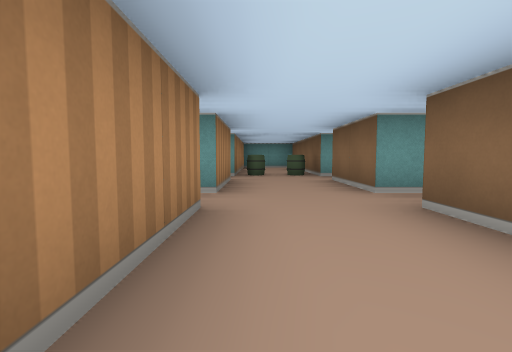
View 1 (above)

16 first-person views from a walk through a cub3D ray-caster map. The camera is about half as high as the walls, tilts 4° down and sees 85° across. The floor is counted in squares. Each view is taken from the middle of a square. On the plan, view 1 faces up. The plan holds only what a view shows up to about 9 squares ahead; the rest is blank.

View 2
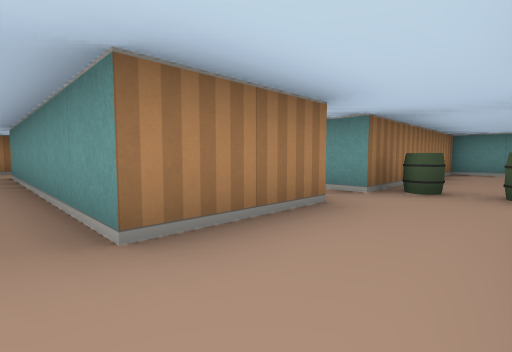

View 3
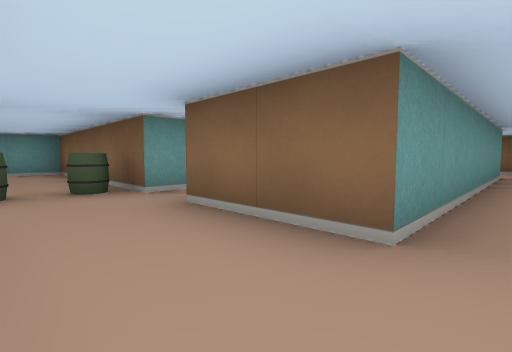

View 4
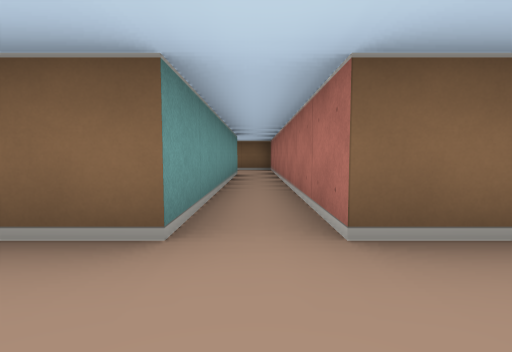

View 5
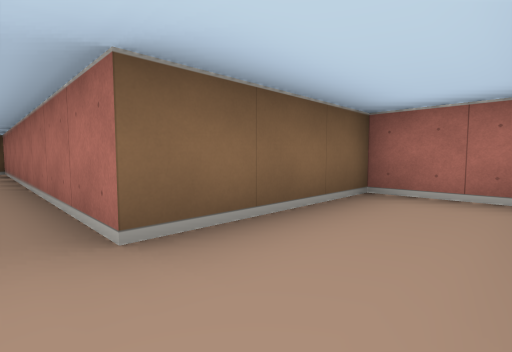

View 6
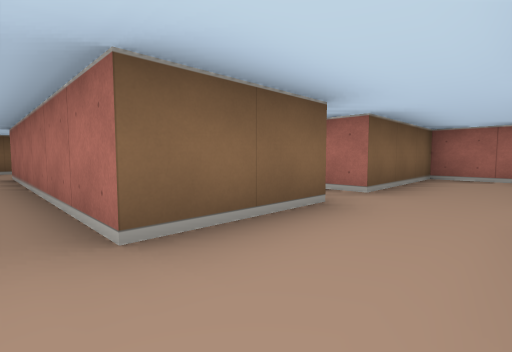

View 7
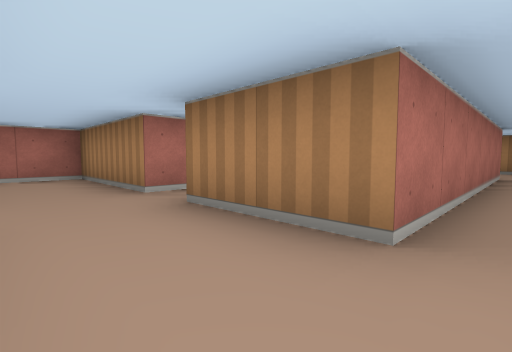

View 8
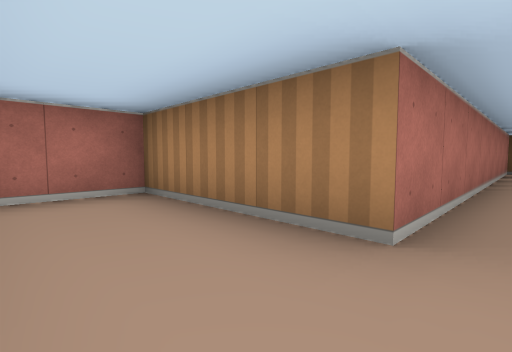

View 9
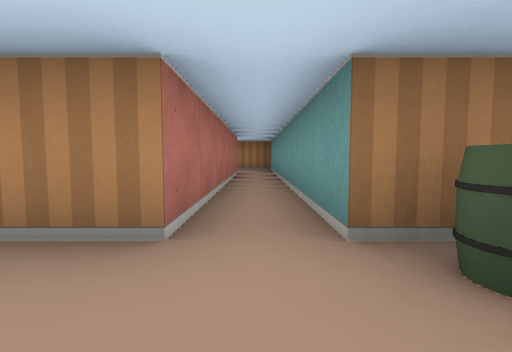

View 10
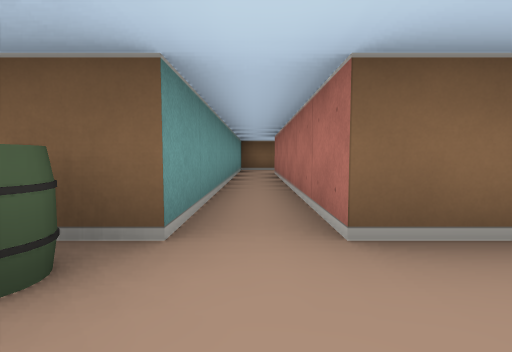

View 11
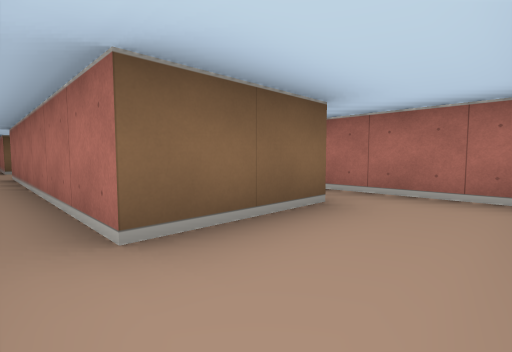

View 12
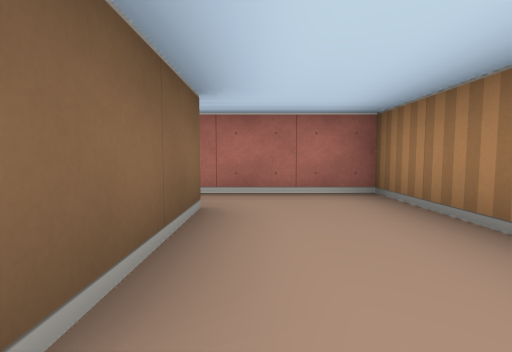

View 13
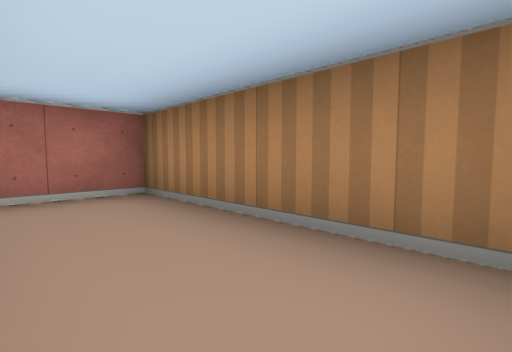

View 14
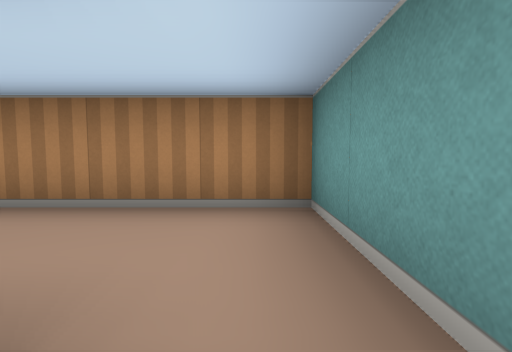

View 15
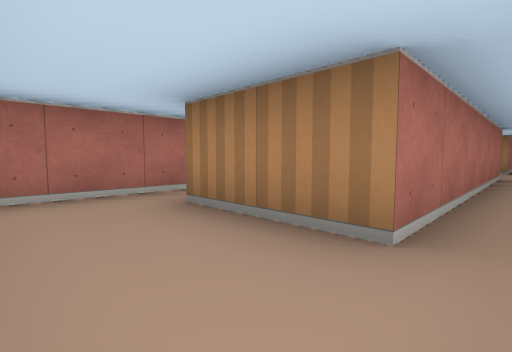

View 16
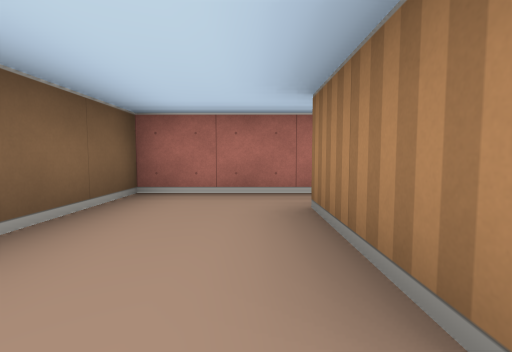

### Floor plan
Ten units are one square. View 1 is at (0, 0); x grows to the right and y downward. Boxes are objects, and circles mark ways between rooms. Rooms are numbered by the first view taken in them; rooms with no view inside come last. Other rooms are left out.
<svg viewBox="-90 -90 190 100">
<path fill="none" stroke="#000" d="M-5 -55 -5 -35 -65 -35 -65 -55M75 -55 75 -35 15 -35 15 -55M-85 -55 -85 -25 -5 -25 -5 5 15 5 15 -25 95 -25 95 -56M15 -55 75 -55M-5 -85 -5 -65 -85 -65 -85 -55M-65 -55 -5 -55M89 -65 15 -65 15 -85"/>
<rect x="-5" y="-75" width="10" height="10" fill="#bbb"><title>barrel</title></rect>
<rect x="5" y="-75" width="10" height="10" fill="#bbb"><title>barrel</title></rect>
<circle cx="-75" cy="-45" r="3" fill="#2a7"/>
<circle cx="5" cy="-45" r="3" fill="#2a7"/>
<circle cx="85" cy="-45" r="3" fill="#2a7"/>
<text x="0" y="-30">1</text>
<text x="0" y="-60">2</text>
</svg>
Room 1 opens to room 2.

Where each view was taken, in squares from view 1:
view 1: 0 up, 0 right, facing up
view 2: 3 up, 1 right, facing up-left
view 3: 3 up, 0 right, facing up-right
view 4: 3 up, 0 right, facing right
view 5: 3 up, 0 right, facing down-right
view 6: 6 up, 0 right, facing down-right
view 7: 6 up, 1 right, facing down-left
view 8: 3 up, 1 right, facing down-left
view 9: 6 up, 1 right, facing left
view 10: 6 up, 0 right, facing right
view 11: 6 up, 8 left, facing down-right
view 12: 6 up, 7 left, facing down
view 13: 6 up, 7 left, facing down-left
view 14: 6 up, 6 left, facing left
view 15: 6 up, 9 right, facing down-left
view 16: 6 up, 8 right, facing down
